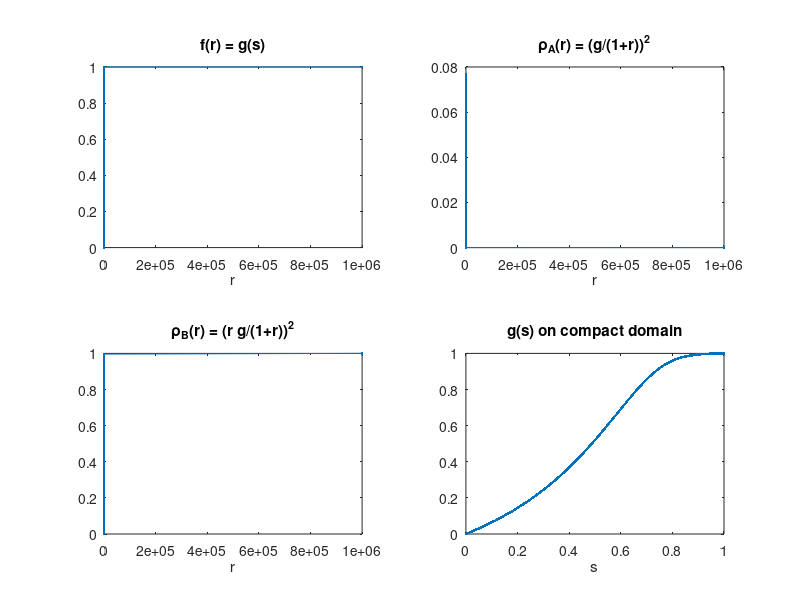

Source code (MATLAB):
% solve_compactified.m
clearvars; close all; clc

% discretizzazione su s in [0,1]
m = 501;
s = linspace(0,1,m)';      % s(1)=0, s(end)=1
h = s(2)-s(1);

% derivata prima e seconda (matrici centrali)
e = ones(m,1);
D1 = spdiags(e*[-1,0,1]/(2*h), -1:1, m,m);
D2 = spdiags(e*[1,-2,1]/(h^2), -1:1, m,m);

% gestione bordi: per ora non usiamo le righe 1 e m delle matrici (imporremo BC)
D1(1,:) = 0; D1(m,:) = 0;
D2(1,:) = 0; D2(m,:) = 0;

% funzione residuo f(g) (vector), e Jacobiano Jf(g)
% NOTA: usare il segno corretto (1 - g.^2).*g e Jacobiano 1 - 3 g.^2
nonlinear_term = @(g) (1 - g.^2).*g;
nonlinear_Jdiag = @(g) (1 - 3*g.^2);   % derivata di (1-g^2)g rispetto a g

Ffun = @(g) ( (s-1).^4 ).* (D2*g) + 2*(s-1).^3 .* (D1*g) - (((s-1).^3)./s).* (D1*g) ...
           - (((s-1).^2)./(s.^2)).* g + nonlinear_term(g);

Jfun = @(g) spdiags((s-1).^4,0,m,m)*D2 + spdiags(2*(s-1).^3,0,m,m)*D1 ...
           - spdiags(((s-1).^3)./s,0,m,m)*D1 - spdiags(((s-1).^2)./(s.^2),0,m,m) ...
           + spdiags(nonlinear_Jdiag(g),0,m,m);

% condizioni al contorno: g(1)=0, g(end)=1
% costruiamo il sistema su tutti gli m punti ma sovrascriviamo le equazioni di bordo
% con condizioni essenziali (Dirichlet).
g = (linspace(0,1,m)').^2;    % iniziale
g(1) = 0;
g(end) = 1;

tol = 1e-8;
maxit = 100;
for k = 1:maxit
    F = Ffun(g);
    J = Jfun(g);
    % impongo le condizioni di Dirichlet:
    F(1) = g(1) - 0;
    F(end) = g(end) - 1;
    % riga identità nel Jacobiano per le BC
    J(1,:) = 0; J(1,1) = 1;
    J(end,:) = 0; J(end,end) = 1;
    
    % risolvo Newton linear system
    delta = - (J \ F);
    
    g = g + delta;
    g(1) = 0; g(end) = 1;   % reinforzo BC (numerical safety)
    
    if norm(delta, Inf) < tol
        fprintf('Newton converged in %d iters, ||delta||_inf = %.3e\n', k, norm(delta,Inf));
        break;
    end
    if k==maxit
        warning('Newton did not converge within maxit');
    end
end

% Ricostruzione r, f e due candidate per rho
s_interior = s;                 % 1..m (include 0 and 1)
r = s_interior ./ (1 - s_interior);   % r(1)=0, r(end)=Inf (NaN at s=1)
r(end) = 1e6; % evita Inf nella vettorizzazione (sostituisci con un grande numero)
f = g;                          % per definizione g(s)=f(r)

% DUE possibili formule per rho (scegli quella corretta per la tua definizione)
% Variante A (esempio): rho_A = ( g ./ (1 + r) ).^2;
rho_A = ( g ./ (1 + r) ).^2;

% Variante B (altro esempio): rho_B = ( (r .* g) ./ (1 + r) ).^2;
rho_B = ( (r .* g) ./ (1 + r) ).^2;

% Correggi valore in r=0 (i=1): usare limite se necessario (qui usiamo il valore ottenuto)
rho_A(1) = 0;
rho_B(1) = 0;

% visualizzo risultati
figure;
subplot(2,2,1), plot(r, g,'.-'); xlabel('r'); title('f(r) = g(s)');
subplot(2,2,2), plot(r, rho_A,'.-'); xlabel('r'); title('\rho_A(r) = (g/(1+r))^2');
subplot(2,2,3), plot(r, rho_B,'.-'); xlabel('r'); title('\rho_B(r) = (r g/(1+r))^2');
subplot(2,2,4), plot(s, g,'.-'); xlabel('s'); title('g(s) on compact domain');

% salva risultati (r, f, rho)
res.r = r;
res.f = f;
res.rho_A = rho_A;
res.rho_B = rho_B;
save('solution_compactified.mat','res','s','g');

fprintf('Salvati risultati in solution_compactified.mat (variabili: res, s, g)\n');
